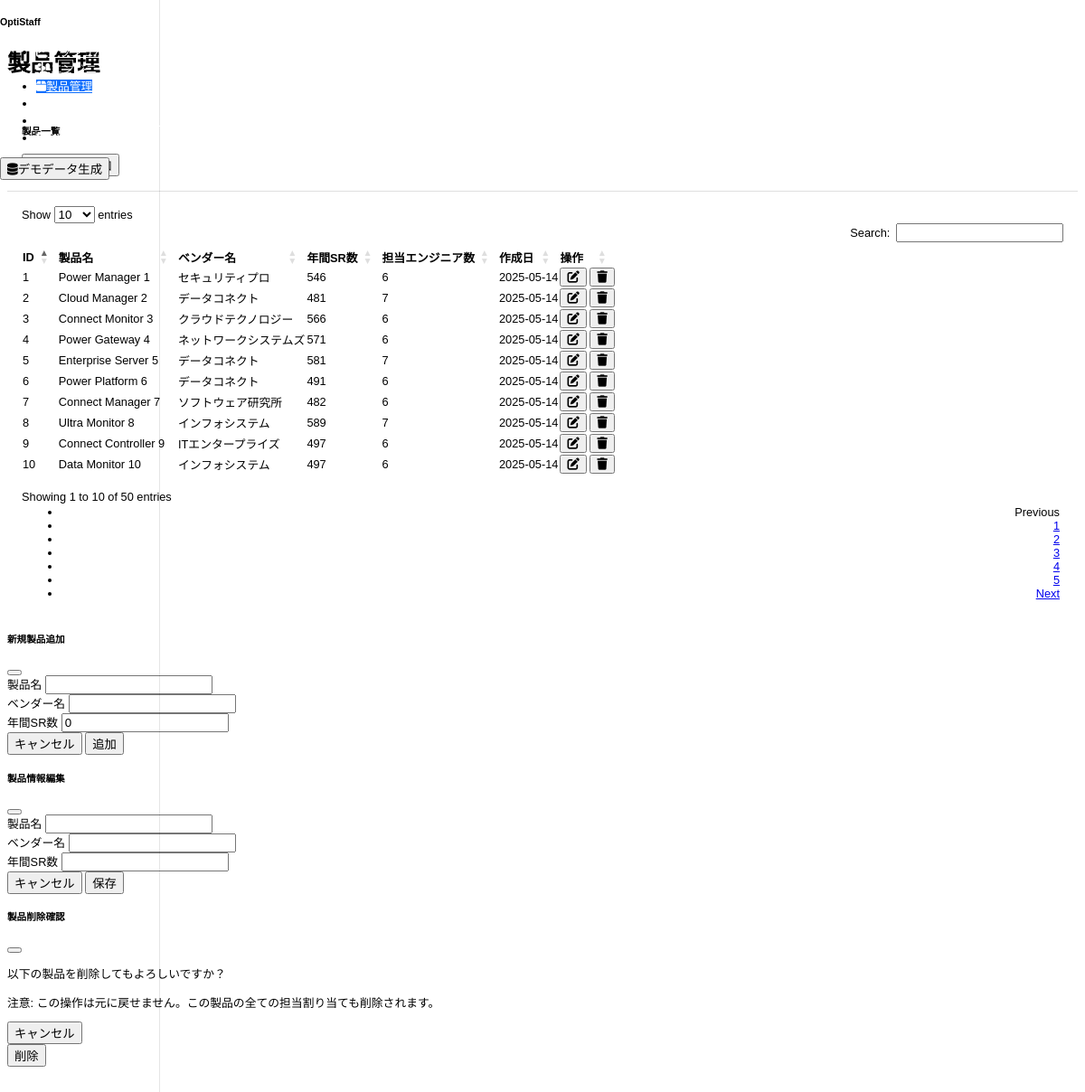
Page /products on the committed database.
### models.py (models this page shows)
class Product(db.Model):
    id = db.Column(db.Integer, primary_key=True)
    name = db.Column(db.String(100), nullable=False)
    vendor = db.Column(db.String(100), nullable=False)
    annual_inquiries = db.Column(db.Integer, default=0)
    min_engineers = db.Column(db.Integer, default=2)
    created_at = db.Column(db.DateTime, default=datetime.utcnow)
    updated_at = db.Column(db.DateTime, default=datetime.utcnow, onupdate=datetime.utcnow)
    assignments = db.relationship('Assignment', back_populates='product', lazy='joined')
    __table_args__ = (
        Index('idx_product_vendor', 'vendor'),
        Index('idx_product_inquiries', 'annual_inquiries'),
    )

### routes.py (the view)
@app.route('/products')
def products():
    products_list = Product.query.all()
    return render_template('products.html', products=products_list)

### templates/products.html (shortened to what this page needs)
{% extends 'base.html' %}
{% block title %}製品管理{% endblock %}
{% block content %}
<div class="row mb-4">
    <div class="col-md-12">
        <div class="card">
            <div class="card-header d-flex justify-content-between align-items-center">
                <h5 class="card-title mb-0">製品一覧</h5>
                <button class="btn btn-primary btn-sm" data-bs-toggle="modal" data-bs-target="#addProductModal">
                </button>
            </div>
            <div class="card-body">
                <div class="table-responsive">
                    <table id="productsTable" class="table table-striped">
                        <thead>
                            <tr>
                                <th>ID</th>
                                <th>製品名</th>
                                <th>ベンダー名</th>
                                <th>年間SR数</th>
                                <th>担当エンジニア数</th>
                                <th>作成日</th>
                                <th>操作</th>
                            </tr>
                        </thead>
                        <tbody>
                            {% for product in products %}
                            <tr>
                                <td>{{ product.id }}</td>
                                <td>{{ product.name }}</td>
                                <td>{{ product.vendor }}</td>
                                <td>{{ product.annual_inquiries }}</td>
                                <td>{{ product.assignments|length }}</td>
                                <td>{{ product.created_at.strftime('%Y-%m-%d') }}</td>
                                <td>
                                    <button class="btn btn-sm btn-outline-primary edit-product-btn"
                                            data-id="{{ product.id }}"
                                            data-name="{{ product.name }}"
                                            data-vendor="{{ product.vendor }}"
                                            data-annual-inquiries="{{ product.annual_inquiries }}">
                                        <i class="fas fa-edit"></i>
                                    </button>
                                    <button class="btn btn-sm btn-outline-danger delete-product-btn"
                                            data-id="{{ product.id }}"
                                            data-name="{{ product.name }}">
                                        <i class="fas fa-trash"></i>
                                    </button>
                                </td>
                            </tr>
                            {% endfor %}
                        </tbody>
                    </table>
                </div>
            </div>
        </div>
    </div>
</div>
<div class="modal fade" id="addProductModal" tabindex="-1" aria-labelledby="addProductModalLabel" aria-hidden="true">
    <div class="modal-dialog">
        <div class="modal-content">
            <div class="modal-header">
                <h5 class="modal-title" id="addProductModalLabel">新規製品追加</h5>
                <button type="button" class="btn-close" data-bs-dismiss="modal" aria-label="Close"></button>
            </div>
            <form action="{{ url_for('add_product') }}" method="post">
                <div class="modal-body">
                    <div class="mb-3">
                        <label for="name" class="form-label">製品名</label>
                        <input type="text" class="form-control" id="name" name="name" required>
                    </div>
                    <div class="mb-3">
                        <label for="vendor" class="form-label">ベンダー名</label>
                        <input type="text" class="form-control" id="vendor" name="vendor" required>
                    </div>
                    <div class="mb-3">
                        <label for="annual_inquiries" class="form-label">年間SR数</label>
                        <input type="number" class="form-control" id="annual_inquiries" name="annual_inquiries" min="0" value="0" required>
                    </div>
                </div>
                <div class="modal-footer">
                    <button type="button" class="btn btn-secondary" data-bs-dismiss="modal">キャンセル</button>
                    <button type="submit" class="btn btn-primary">追加</button>
                </div>
            </form>
        </div>
    </div>
</div>
<div class="modal fade" id="editProductModal" tabindex="-1" aria-labelledby="editProductModalLabel" aria-hidden="true">
    <div class="modal-dialog">
        <div class="modal-content">
            <div class="modal-header">
                <h5 class="modal-title" id="editProductModalLabel">製品情報編集</h5>
                <button type="button" class="btn-close" data-bs-dismiss="modal" aria-label="Close"></button>
            </div>
            <form id="editProductForm" action="" method="post">
                <div class="modal-body">
                    <div class="mb-3">
                        <label for="edit_name" class="form-label">製品名</label>
                        <input type="text" class="form-control" id="edit_name" name="name" required>
                    </div>
                    <div class="mb-3">
                        <label for="edit_vendor" class="form-label">ベンダー名</label>
                        <input type="text" class="form-control" id="edit_vendor" name="vendor" required>
                    </div>
                    <div class="mb-3">
                        <label for="edit_annual_inquiries" class="form-label">年間SR数</label>
                        <input type="number" class="form-control" id="edit_annual_inquiries" name="annual_inquiries" min="0" required>
                    </div>
                </div>
                <div class="modal-footer">
                    <button type="button" class="btn btn-secondary" data-bs-dismiss="modal">キャンセル</button>
                    <button type="submit" class="btn btn-primary">保存</button>
                </div>
            </form>
        </div>
    </div>
</div>
<div class="modal fade" id="deleteProductModal" tabindex="-1" aria-labelledby="deleteProductModalLabel" aria-hidden="true">
    <div class="modal-dialog">
        <div class="modal-content">
            <div class="modal-header">
                <h5 class="modal-title" id="deleteProductModalLabel">製品削除確認</h5>
                <button type="button" class="btn-close" data-bs-dismiss="modal" aria-label="Close"></button>
            </div>
            <div class="modal-body">
                <p>以下の製品を削除してもよろしいですか？</p>
                <p class="text-danger">注意: この操作は元に戻せません。この製品の全ての担当割り当ても削除されます。</p>
            </div>
            <div class="modal-footer">
                <button type="button" class="btn btn-secondary" data-bs-dismiss="modal">キャンセル</button>
                <form id="deleteProductForm" action="" method="post">
                    <button type="submit" class="btn btn-danger">削除</button>
                </form>
            </div>
        </div>
    </div>
</div>
{% endblock %}

### static/css/custom.css (style rules this page uses)
body { font-size: 80%; }
.card { transition: all 0.3s ease; }
.table-responsive { overflow-x: auto; }
body { font-family: 'Hiragino Kaku Gothic Pro', 'Meiryo', sans-serif; }
.card { border: none; margin-bottom: 1rem; }
.card .card-header { background-color: transparent; border-bottom: 1px solid rgba(0,0,0,.125); padding: 1rem; }
.card .card-body { padding: 1rem; }

### rows in the picture
Product: id "1", name "Power Manager 1", vendor "セキュリティプロ", annual_inquiries "546", assignments|length "6", created_at "2025-05-14"
Product: id "2", name "Cloud Manager 2", vendor "データコネクト", annual_inquiries "481", assignments|length "7", created_at "2025-05-14"
Product: id "3", name "Connect Monitor 3", vendor "クラウドテクノロジー", annual_inquiries "566", assignments|length "6", created_at "2025-05-14"
Product: id "4", name "Power Gateway 4", vendor "ネットワークシステムズ", annual_inquiries "571", assignments|length "6", created_at "2025-05-14"
Product: id "5", name "Enterprise Server 5", vendor "データコネクト", annual_inquiries "581", assignments|length "7", created_at "2025-05-14"
Product: id "6", name "Power Platform 6", vendor "データコネクト", annual_inquiries "491", assignments|length "6", created_at "2025-05-14"
Product: id "7", name "Connect Manager 7", vendor "ソフトウェア研究所", annual_inquiries "482", assignments|length "6", created_at "2025-05-14"
Product: id "8", name "Ultra Monitor 8", vendor "インフォシステム", annual_inquiries "589", assignments|length "7", created_at "2025-05-14"
Product: id "9", name "Connect Controller 9", vendor "ITエンタープライズ", annual_inquiries "497", assignments|length "6", created_at "2025-05-14"
Product: id "10", name "Data Monitor 10", vendor "インフォシステム", annual_inquiries "497", assignments|length "6", created_at "2025-05-14"
